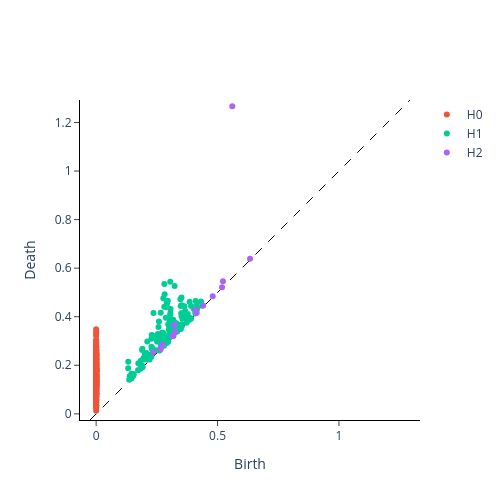

Notebook source saved alongside this figure:
### Code cell
VR_PD.plot(pd1) #diagram for shape 1

### Figure 1 — Plotly figure (JSON) as saved in the notebook; plotly's stock layout.template omitted (floating-point values rounded to 4 significant figures; data arrays with more than 128 entries replaced by an {"elided": "..."} marker saying what was removed)
{"data": [{"hoverinfo": "none", "line": {"color": "black", "dash": "dash", "width": 1}, "mode": "lines", "showlegend": false, "type": "scatter", "x": [-0.02535, 1.293], "y": [-0.02535, 1.293]}, {"hoverinfo": "text", "hovertext": {"elided": "399 str values"}, "mode": "markers", "name": "H0", "type": "scatter", "x": {"elided": "399 float values"}, "y": {"elided": "399 float values"}}, {"hoverinfo": "text", "hovertext": {"elided": "152 str values"}, "mode": "markers", "name": "H1", "type": "scatter", "x": {"elided": "152 float values"}, "y": {"elided": "152 float values"}}, {"hoverinfo": "text", "hovertext": ["(0.63371342420578, 0.6388442516326904)", "(0.5606523156166077, 1.267250418663025)", "(0.5221801400184631, 0.5464529991149902)", "(0.5185268521308899, 0.5211961269378662)", "(0.48006224632263184, 0.4843985438346863)", "(0.4409655034542084, 0.44651180505752563)", "(0.4141264855861664, 0.41521748900413513)", "(0.40933892130851746, 0.4272226095199585)", "(0.32588160037994385, 0.33833134174346924)", "(0.321694552898407, 0.3658120930194855)", "(0.3172777593135834, 0.31944143772125244)", "(0.3145930767059326, 0.3209092915058136)", "(0.27235186100006104, 0.2853487730026245)", "(0.26622703671455383, 0.2681870758533478)", "(0.23575818538665771, 0.25379613041877747)"], "mode": "markers", "name": "H2", "type": "scatter", "x": [0.6337, 0.5607, 0.5222, 0.5185, 0.4801, 0.441, 0.4141, 0.4093, 0.3259, 0.3217, 0.3173, 0.3146, 0.2724, 0.2662, 0.2358], "y": [0.6388, 1.267, 0.5465, 0.5212, 0.4844, 0.4465, 0.4152, 0.4272, 0.3383, 0.3658, 0.3194, 0.3209, 0.2853, 0.2682, 0.2538]}], "layout": {"height": 500, "plot_bgcolor": "white", "width": 500, "xaxis": {"autorange": false, "exponentformat": "e", "linecolor": "black", "linewidth": 1, "mirror": false, "range": [-0.02535, 1.293], "showexponent": "all", "showline": true, "side": "bottom", "ticks": "outside", "title": {"text": "Birth"}, "type": "linear", "zeroline": true}, "yaxis": {"autorange": false, "exponentformat": "e", "linecolor": "black", "linewidth": 1, "mirror": false, "range": [-0.02535, 1.293], "scaleanchor": "x", "scaleratio": 1, "showexponent": "all", "showline": true, "side": "left", "ticks": "outside", "title": {"text": "Death"}, "type": "linear", "zeroline": true}}}
